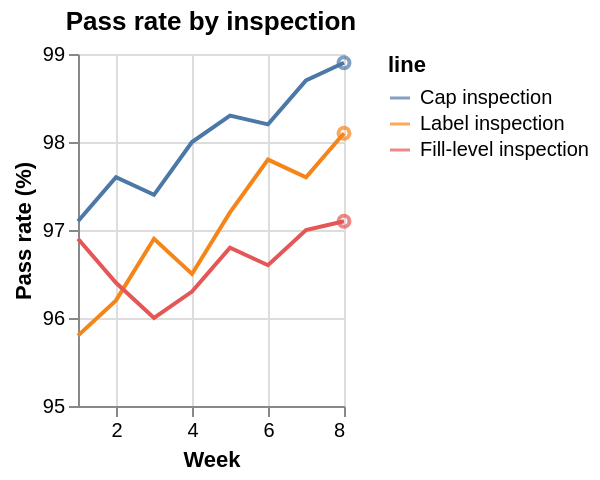

Here is the Vega-Lite specification saved for this chart:
### Vega-Lite specification from a JSON file in a GitHub repository (floating-point values rounded to 4 significant figures)
{"$schema": "https://vega.github.io/schema/vega-lite/v6.json", "width": "container", "height": 240, "data": {"values": [{"week": 1, "line": "Cap inspection", "rate": 97.1}, {"week": 2, "line": "Cap inspection", "rate": 97.6}, {"week": 3, "line": "Cap inspection", "rate": 97.4}, {"week": 4, "line": "Cap inspection", "rate": 98.0}, {"week": 5, "line": "Cap inspection", "rate": 98.3}, {"week": 6, "line": "Cap inspection", "rate": 98.2}, {"week": 7, "line": "Cap inspection", "rate": 98.7}, {"week": 8, "line": "Cap inspection", "rate": 98.9}, {"week": 1, "line": "Label inspection", "rate": 95.8}, {"week": 2, "line": "Label inspection", "rate": 96.2}, {"week": 3, "line": "Label inspection", "rate": 96.9}, {"week": 4, "line": "Label inspection", "rate": 96.5}, {"week": 5, "line": "Label inspection", "rate": 97.2}, {"week": 6, "line": "Label inspection", "rate": 97.8}, {"week": 7, "line": "Label inspection", "rate": 97.6}, {"week": 8, "line": "Label inspection", "rate": 98.1}, {"week": 1, "line": "Fill-level inspection", "rate": 96.9}, {"week": 2, "line": "Fill-level inspection", "rate": 96.4}, {"week": 3, "line": "Fill-level inspection", "rate": 96.0}, {"week": 4, "line": "Fill-level inspection", "rate": 96.3}, {"week": 5, "line": "Fill-level inspection", "rate": 96.8}, {"week": 6, "line": "Fill-level inspection", "rate": 96.6}, {"week": 7, "line": "Fill-level inspection", "rate": 97.0}, {"week": 8, "line": "Fill-level inspection", "rate": 97.1}]}, "encoding": {"x": {"field": "week", "type": "quantitative", "title": "Week", "axis": {"tickMinStep": 1}}, "y": {"field": "rate", "type": "quantitative", "title": "Pass rate (%)", "scale": {"domain": [95, 99]}}, "color": {"field": "line", "type": "nominal", "legend": {"symbolType": "stroke"}, "sort": ["Cap inspection", "Label inspection", "Fill-level inspection"]}}, "layer": [{"mark": "line"}, {"mark": "point", "transform": [{"filter": "datum.week == 8"}]}], "autosize": {"type": "fit", "contains": "padding", "resize": true}, "title": "Pass rate by inspection", "description": "Synthetic example data for chart design, not AIS measurements or model benchmarks."}
